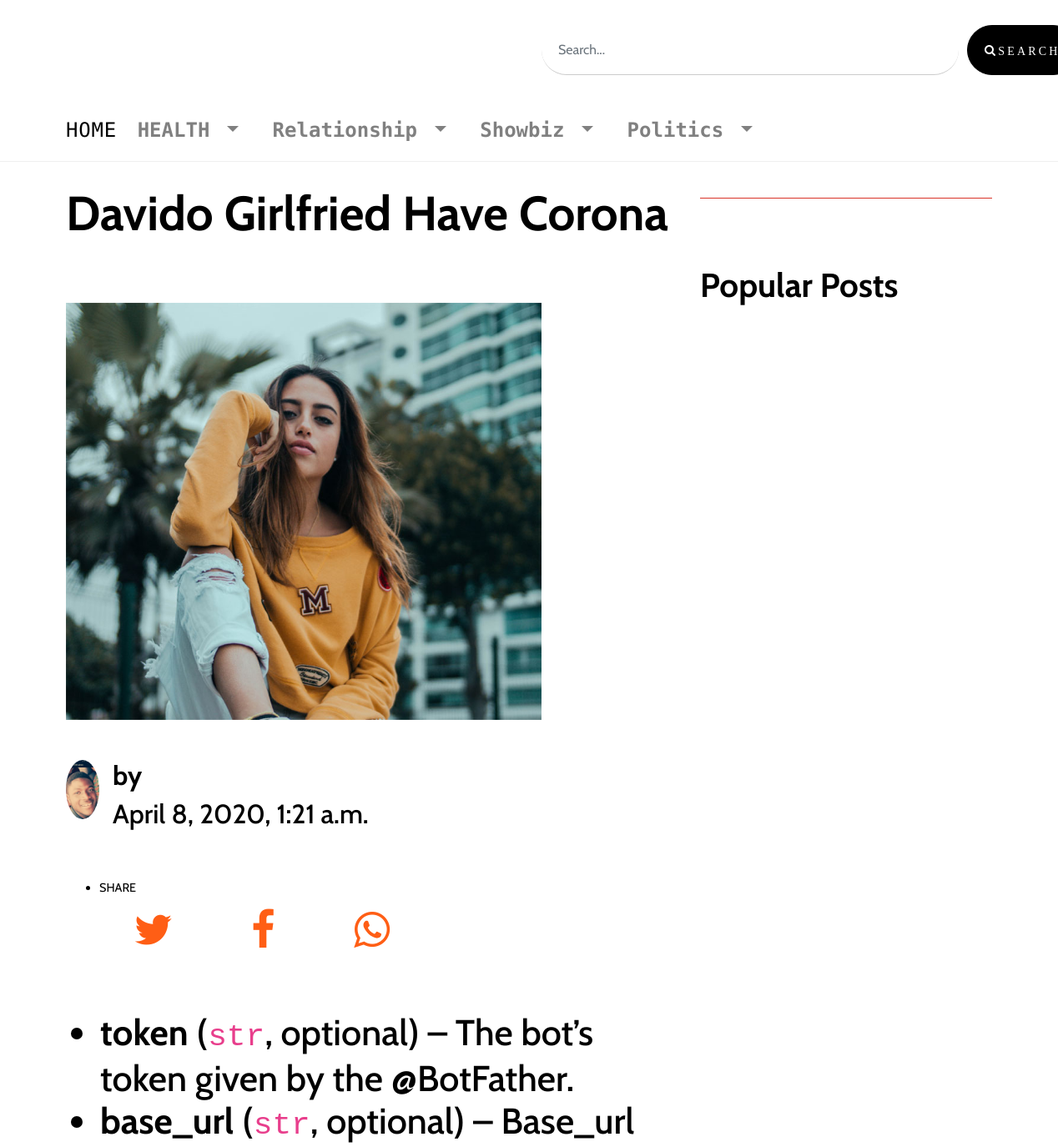
Before: /detail/davido-girlfried-have-corona/1/ (upper part) with the older database file.
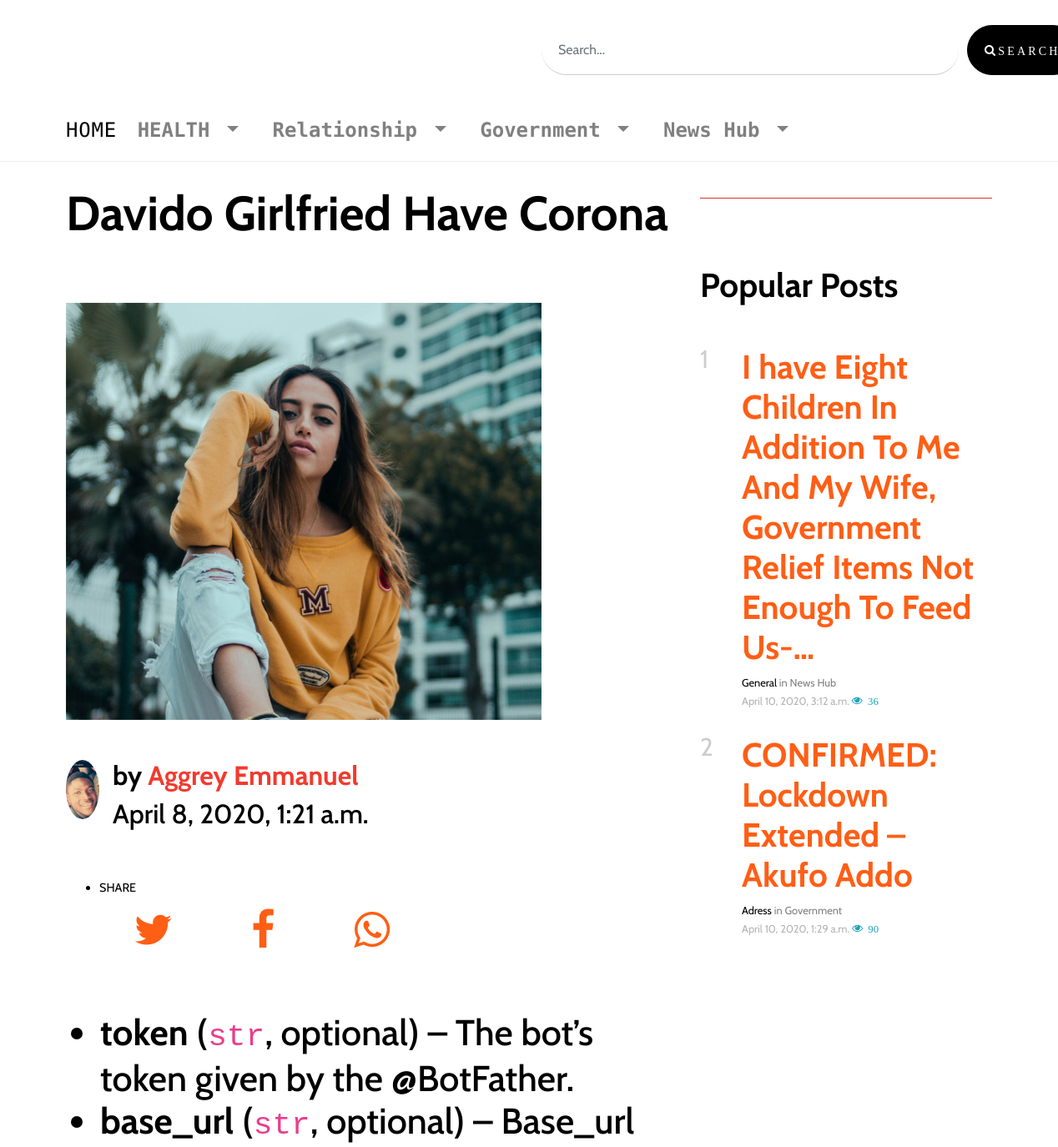
After: the same page with the newer database file.
### blogsite/models.py (models this page shows, shortened)
class BaseModel(models.Model):
    date_add = models.DateTimeField(auto_now_add=True)
    date_updated = models.DateTimeField(auto_now=True)
    class Meta:
        abstract =True

class Category(BaseModel):
    name = models.CharField(max_length=200,unique=True)
    def __str__(self):
        return self.name

class Article(BaseModel):
    subcategory = models.ForeignKey(Subcategory,on_delete=models.CASCADE,related_name='articles')
    title = models.CharField(max_length=500)
    image = models.ImageField(upload_to='%d-%m-%Y/images',blank=True, null=True)
    story=RichTextField()
    active = models.BooleanField(default=True)
    created_by = models.ForeignKey(CustomUser,on_delete=models.DO_NOTHING,related_name='author_writings')
    slug = models.SlugField()
    tags = TaggableManager()
    total_views = models.PositiveIntegerField(default=0)
    source =  models.URLField(help_text='source link',blank=True, null=True)
    class Meta:
        ordering = ['-date_updated']
    def get_absolute_url(self):
        return reverse('blogsite:detail', args=[str(self.slug),str(self.id)])

class CustomUser(AbstractUser):
    profile = models.ImageField(upload_to='profiles')
    facebook = models.URLField(blank=True, null=True)
    twitter = models.URLField(blank=True, null=True)
    instagram = models.URLField(blank=True, null=True)

class Subcategory(BaseModel):
    category = models.ForeignKey(Category,on_delete=models.CASCADE,related_name='categories')
    name = models.CharField(max_length=200)
    class Meta:
        ordering = ['-date_updated']

### blogsite/views.py (the view)
# urls.py: path('detail/<slug:slug>/<int:id>/',views.articleDetail,name='detail'),
def articleDetail(request,slug,id):
    article = get_object_or_404(Article,slug=slug)
    total_views = int(article.total_views )
    total_views +=1
    Article.objects.filter(id=id).update(total_views=total_views)
    navbar_items  = Category.objects.all()
    popular_post =  Article.objects.exclude(slug=slug).filter(total_views__gte=10)
    context = {
        'navbar_items':navbar_items,
        'articles':article,
        'popular_post':popular_post,
    }
    return render(request,'blog/article_datail.html',context)

### templates/blog/article_datail.html (shortened to what the changed rows need)
{% extends "base.html" %}
{% load static %}
{% block body %}
<div class="site-navbar py-2 js-sticky-header site-navbar-target d-none pl-0 d-lg-block" role="banner">
  <div class="container">
    <div class="d-flex align-items-center">
      <div class="mr-auto">
        <nav class="site-navigation position-relative text-right" role="navigation">
          <ul class="site-menu main-menu js-clone-nav mr-auto d-none pl-0 d-lg-block">
            {% for category  in navbar_items  %}
            <li class="nav-link text-left nav-item dropdown" is="dropdown">
              <div style="cursor: pointer;" class="dropdown-toggle" id="dropdownMenuButton" data-toggle="dropdown"
                aria-haspopup="true" aria-expanded="false">
                {{category.name}}
              </div>
            </li>
            {% endfor %}
          </ul>
        </nav>
      </div>
    </div>
  </div>
</div>
</div>
<div class="site-section">
  <div class="container">
    <div class="row">
      <div class="col-lg-8 single-content">
        <h1 id="heading" class="lead text-capitalize" style="margin-bottom: 10%;">
          {{articles.title }}
        </h1>
        <p class="mb-5">
          <img src="{{articles.image.url}}" alt="Image" class="img-fluid" style="height: 500px; width: 600;">
        </p>
        <div class="post-meta d-flex mb-5">
          <div class="bio-pic mr-3">
            <img src="{{articles.created_by.profile.url}}" alt="Image" class="img-fluid">
          </div>
          <div class="vcard">
            <h1 style="font-weight: 900;" class="d-block">by <a class="text-danger"
                href="{% url 'blogsite:author_list' articles.created_by %}">{{articles.created_by.get_full_name}}</a>
            </h1>
            <h1 class="date-read">{{articles.date_updated}} </h1>
          </div>
        </div>
        <div class="" >
          <div class="section-title">
          </div>
        </div>
        <h1 style="font-size: 3em; " id="story">
          {{articles.story|safe}}
        </h1>
</div>
        <div class="col-lg-4 ml-auto">
          <div class="section-title">
            <h1 style="font-weight: 900;margin-top: 2em;">Popular Posts</h1>
          </div>
          {% for popular_post in popular_post|slice:':6'  %}
          <div class="trend-entry d-flex pl-0">
            <div class="number align-self-start">{{forloop.counter}}</div>
            <div class="trend-contents">
              <a class="popular_post" class="icon-keyboard_arrow_right"
                href="{{popular_post.get_absolute_url}}"><h1 style="font-weight: bold;">{{popular_post.title|truncatechars:100}}</h1></a>
              <div class="post-meta">
                <span class="d-block"><a href="#">{{popular_post.subcategory.name}}</a> in
                  {{popular_post.subcategory.category.name}}<a href="#"></a></span>
                <span class="date-read">{{popular_post.date_updated}} </span>
                <span class="icon-eye text-info"> {{popular_post.total_views}} </span>
              </div>
            </div>
          </div>
          {% endfor %}
        </div>
      </div>
    </div>
  </div>
</div>
{% endblock body %}

Changed rows visible on the page:
changed Category: name "Showbiz" → "Government"
changed Category: name "Politics" → "News Hub"
changed Article "Davido Girlfried Have Corona": created_by.get_full_name (not shown) → "Aggrey Emmanuel"
added Article: title "I have Eight Children In Addition To Me And My Wife, Government Relief Items Not Enough To Feed Us-…", subcategory.name "General", subcategory.category.name "News Hub", date_updated "April 10, 2020, 3:12 a.m.", total_views "36"
added Article: title "CONFIRMED: Lockdown Extended – Akufo Addo", subcategory.name "Adress", subcategory.category.name "Government", date_updated "April 10, 2020, 1:29 a.m.", total_views "90"
